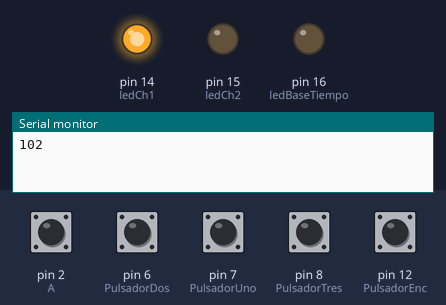
A sketch run on a simulated Arduino Uno, built with avr-gcc and run on an emulated ATmega328P. On the bench: output pins drawn as LEDs (lit = HIGH), the last lines printed to the serial monitor. Dashed ring = blinking. The test bench sets the inputs (shaded band); at power-on: pin 2 (A) HIGH, pin 6 (PulsadorDos), pin 7 (PulsadorUno), pin 8 (PulsadorTres), pin 12 (PulsadorEnc) LOW.

Above: at 1.7 s.
1.8 s: pin 12 (PulsadorEnc) pulled HIGH for 1 s
At 2.16 s:
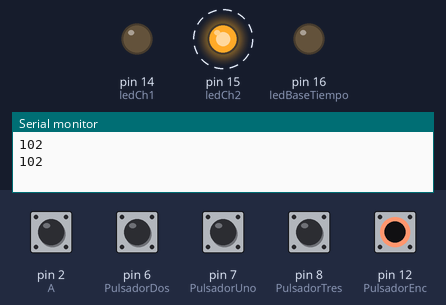
At 4.3 s:
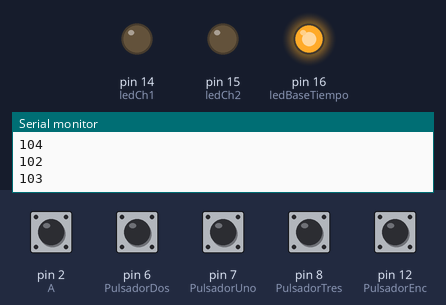
4.8 s: pin 12 (PulsadorEnc) pulled HIGH for 0.15 s
At 6.4 s:
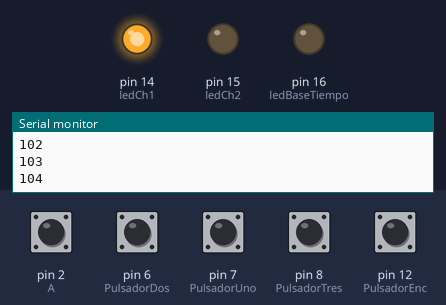
Timing chart, 0 to 7.9 s (numbered marks = the images above; inputs shaded):
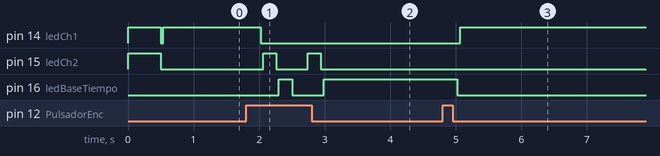

Measured:
- after the input at 1.8 s, pin 14 (ledCh1): HIGH → LOW after 0.22 s; pin 15 (ledCh2): alternates HIGH for 0.20 s and LOW for 0.48 s, 4 changes in all, then stays LOW, starting after 0.26 s; pin 16 (ledBaseTiempo): LOW → HIGH after 0.50 s, → LOW 0.20 s later, → HIGH 0.48 s later
- after the input at 4.8 s, pin 14 (ledCh1): LOW → HIGH after 0.26 s; pin 16 (ledBaseTiempo): HIGH → LOW after 0.22 s

The sketch:

Front_panel_owon_ver_mini.ino
```cpp
int A = 2;                       //Variable A a pin digital 2 (DT en modulo)
int B = 4;                      //Variable B a pin digital 4 (CLK en modulo)
int ANTERIOR = 50;             //Almacena valor anterior de la variable POSICION
volatile int POSICION = 50;   //Variable POSICION con valor inicial de 50 y definida
//                           //Como global al ser usada en loop e ISR (encoder)

const int PulsadorEnc = 12;                //Pin al cual se conecta el pulsador del encoder
int estado = 1;                           //Contador: variable que acumula el numero de pulsaciones
int estadoPulsadorEnc = 0;               //Variable que almacena el estado actual del pulsador
int estadoAnteriorPulsadorEnc = 0;      //Variable que almacena el estado anterior del pulsador
///

const int PulsadorUno = 7;
const int PulsadorDos = 6;
const int PulsadorTres = 8;

int estadoPulsadorUno = 0;
int estadoAnteriorPulsadorUno = 0;
int estadoPulsadorDos = 0;
int estadoAnteriorPulsadorDos = 0;
int estadoPulsadorTres = 0;
int estadoAnteriorPulsadorTres = 0;
///
int ledCh1 = 14;
int ledCh2 = 15;
int ledBaseTiempo = 16;

void setup() {
  pinMode(A, INPUT);                   //A como entrada
  pinMode(B, INPUT);                  //B como entrada
  pinMode(PulsadorEnc, INPUT);       //Inicializa el pin del pulsador como entrada
  Serial.begin(9600);               //Inicializa la comunicación Serie
  pinMode(16, OUTPUT);             //Declaramos el pin 16 como salida
  pinMode(15, OUTPUT);            //Declaramos el pin 15 como salida
  pinMode(14, OUTPUT);           //Declaramos el pin 14 como salida
  pinMode(12, INPUT);           //Declaramos el pin 12 como entrada
  pinMode(7, INPUT);           //Declaramos el pin 7 como entrada
  pinMode(6, INPUT);          //Declaramos el pin 6 como entrada
  pinMode(5, INPUT);         //Declaramos el pin 5 como entrada

  digitalWrite(13, HIGH);
  digitalWrite(14, HIGH);
  digitalWrite(15, HIGH);
  delay(500);
  digitalWrite(13, LOW);
  digitalWrite(14, LOW);
  digitalWrite(15, LOW);

  Serial.println("102");  //Imprime en monitor serial 102 indicando a python que esta listo

  attachInterrupt(digitalPinToInterrupt(A), encoder, LOW);  //Interrupcion sobre pin A con
  //                                                       //Funcion ISR encoder y modo LOW
  attachInterrupt(digitalPinToInterrupt(B), encoder, LOW);
}

void loop() {
  /////////////////////////////Encoder////////////////////////////////

  if (POSICION != ANTERIOR) {    //Si el valor de POSICION es distinto de ANTERIOR
    Serial.println(POSICION);   //Imprime valor de POSICION
    delay(50);
    POSICION = 50;
    ANTERIOR = POSICION ;    //Asigna a ANTERIOR el valor actualizado de POSICION
  }

  /////////////////////////////Pulsador encoder///////////////////////

  estadoPulsadorEnc = digitalRead(PulsadorEnc);          //Se lee y almacena el estado del pulsador
  if (estadoPulsadorEnc != estadoAnteriorPulsadorEnc) { //Se compara la variable estadoPulsadorEnc
    //                                                 //Con su valor anterior
    delay(200);
    estado = 1 + estado;                             //Pasó de un estado OFF a ON
    Serial.println(estado + 100);                   //Manda un código numerico a python para ejecutar
  }//                                              //la tarea asignada

  ///////////////---------Estados---------///////////////

  if (estado == 1) {                    //si el estado es 1
    delay(40);
    digitalWrite(ledCh1, HIGH);       //se enciende el led del canal 1
  }
  else {                            //si el estado es 0
    digitalWrite(ledCh1, LOW);     //se apaga el led
  }

  /////////////////////////////////////////////

  if (estado == 2) {
    delay(40);
    digitalWrite(ledCh2, HIGH);
  }
  else {
    digitalWrite(ledCh2, LOW);
  }

  /////////////////////////////////////////////

  if (estado == 3)  {
    delay(40);
    digitalWrite(ledBaseTiempo, HIGH);
  }
  else {
    digitalWrite(ledBaseTiempo, LOW);
  }

  if (estado > 3) {         //si estado es mayor que 3 reinicia la variable a 1
    (estado = 1);
  }

  //////////////////////////////////Pulsadores/////////////////////////////////////

  estadoPulsadorUno = digitalRead(PulsadorUno);             //Se lee y almacena el estado del pulsadorUno
  if (estadoPulsadorUno != estadoAnteriorPulsadorUno) {    //Se compara la variable estadoPulsadorUno
    //                                                    //con su valor anterior
    delay(100);
    Serial.println(1);                                  //Manda un código numerico a python para ejecutar
  }//                                                  //la tarea asignada

  estadoPulsadorDos = digitalRead(PulsadorDos);
  if (estadoPulsadorDos != estadoAnteriorPulsadorDos) {
    delay(100);
    Serial.println(2);
  }

  estadoPulsadorTres = digitalRead(PulsadorTres);
  if (estadoPulsadorTres != estadoAnteriorPulsadorTres) {
    delay(100);
    Serial.println(3);
  }

}

void encoder()  {
  static unsigned long ultimaInterrupcion = 0;            //Variable static con ultimo valor de
  //                                                     //Tiempo de interrupcion
  unsigned long tiempoInterrupcion = millis();          //Variable almacena valor de func. millis

  if (tiempoInterrupcion - ultimaInterrupcion > 5) {  //Rutina antirebote desestima
    //                                               //Pulsos menores a 5 mseg.
    if (digitalRead(B) == HIGH)  //Si B es HIGH, sentido horario
    {
      POSICION++ ;             //Incrementa POSICION en 1
    }
    else {                   //Si B es LOW, senti anti horario
      POSICION-- ;          //Decrementa POSICION en 1
    }

    POSICION = min(100, max(0, POSICION));      //Establece limite inferior de 0 y
    //                                         //Superior de 100 para POSICION
    ultimaInterrupcion = tiempoInterrupcion;  //Guarda valor actualizado del tiempo
  } //                                       //De la interrupcion en variable static
}
```
